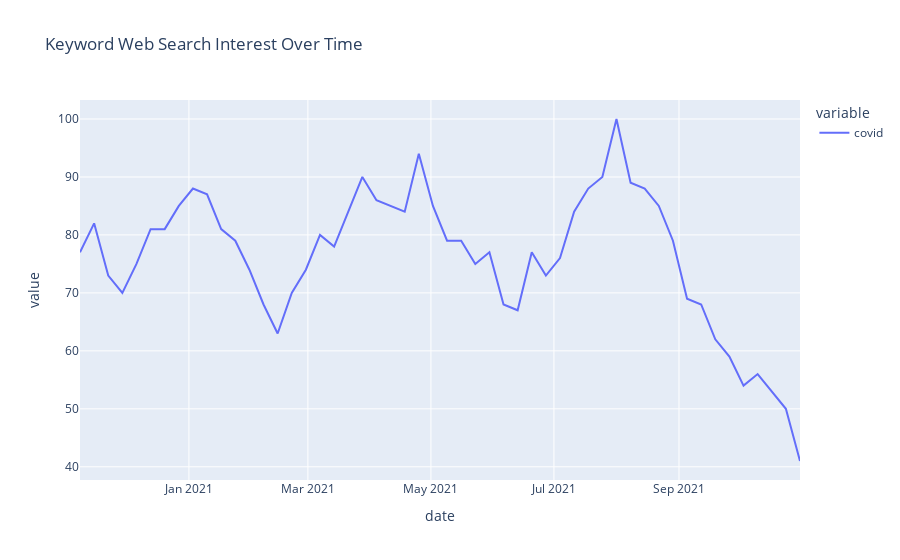

Write notebook code for a chart like this one.
### Code cell
#1 Interest over Time
'''
data = pytrends.interest_over_time() 
data = data.reset_index() 

#1 Interest over Time plot

import plotly.express as px

fig = px.line(data, x="date", y=['covid'], title='Keyword Web Search Interest Over Time')
fig.show() '''

### Figure 1 — Plotly figure (JSON) as saved in the notebook; plotly's stock layout.template omitted (floating-point values rounded to 4 significant figures)
{"data": [{"hovertemplate": "variable=covid<br>date=%{x}<br>value=%{y}<extra></extra>", "legendgroup": "covid", "line": {"color": "#636efa", "dash": "solid"}, "marker": {"symbol": "circle"}, "mode": "lines", "name": "covid", "orientation": "v", "showlegend": true, "type": "scatter", "x": ["2020-11-08T00:00:00", "2020-11-15T00:00:00", "2020-11-22T00:00:00", "2020-11-29T00:00:00", "2020-12-06T00:00:00", "2020-12-13T00:00:00", "2020-12-20T00:00:00", "2020-12-27T00:00:00", "2021-01-03T00:00:00", "2021-01-10T00:00:00", "2021-01-17T00:00:00", "2021-01-24T00:00:00", "2021-01-31T00:00:00", "2021-02-07T00:00:00", "2021-02-14T00:00:00", "2021-02-21T00:00:00", "2021-02-28T00:00:00", "2021-03-07T00:00:00", "2021-03-14T00:00:00", "2021-03-21T00:00:00", "2021-03-28T00:00:00", "2021-04-04T00:00:00", "2021-04-11T00:00:00", "2021-04-18T00:00:00", "2021-04-25T00:00:00", "2021-05-02T00:00:00", "2021-05-09T00:00:00", "2021-05-16T00:00:00", "2021-05-23T00:00:00", "2021-05-30T00:00:00", "2021-06-06T00:00:00", "2021-06-13T00:00:00", "2021-06-20T00:00:00", "2021-06-27T00:00:00", "2021-07-04T00:00:00", "2021-07-11T00:00:00", "2021-07-18T00:00:00", "2021-07-25T00:00:00", "2021-08-01T00:00:00", "2021-08-08T00:00:00", "2021-08-15T00:00:00", "2021-08-22T00:00:00", "2021-08-29T00:00:00", "2021-09-05T00:00:00", "2021-09-12T00:00:00", "2021-09-19T00:00:00", "2021-09-26T00:00:00", "2021-10-03T00:00:00", "2021-10-10T00:00:00", "2021-10-17T00:00:00", "2021-10-24T00:00:00", "2021-10-31T00:00:00"], "xaxis": "x", "y": [77, 82, 73, 70, 75, 81, 81, 85, 88, 87, 81, 79, 74, 68, 63, 70, 74, 80, 78, 84, 90, 86, 85, 84, 94, 85, 79, 79, 75, 77, 68, 67, 77, 73, 76, 84, 88, 90, 100, 89, 88, 85, 79, 69, 68, 62, 59, 54, 56, 53, 50, 41], "yaxis": "y"}], "layout": {"legend": {"title": {"text": "variable"}, "tracegroupgap": 0}, "title": {"text": "Keyword Web Search Interest Over Time"}, "xaxis": {"anchor": "y", "domain": [0, 1], "title": {"text": "date"}}, "yaxis": {"anchor": "x", "domain": [0, 1], "title": {"text": "value"}}}}
